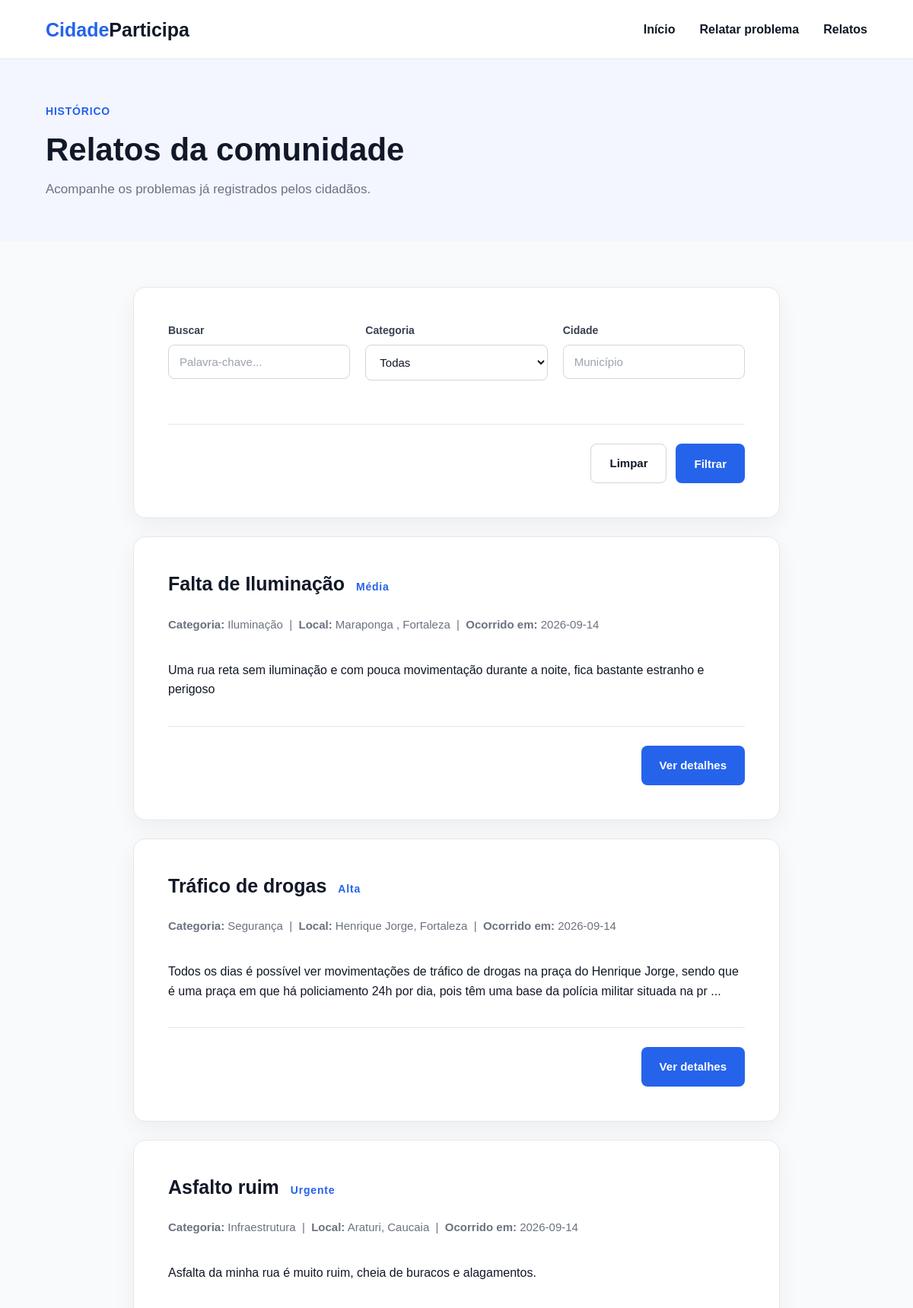
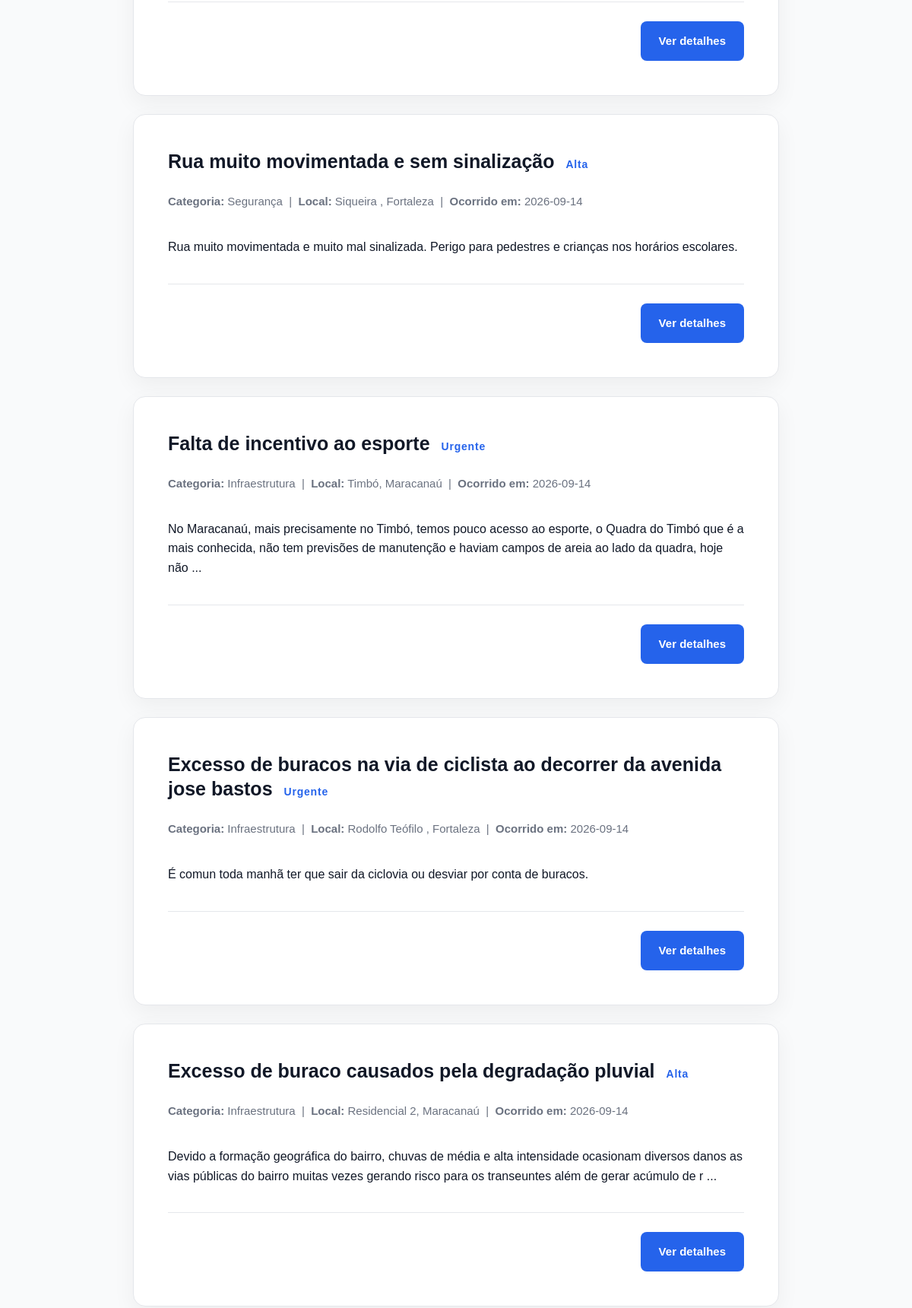
Page /relatos (upper part) on the committed database (2 pictures, top to bottom).
### tables this page shows
CREATE TABLE relatos (
            id INTEGER PRIMARY KEY AUTOINCREMENT,
            titulo TEXT NOT NULL,
            categoria TEXT NOT NULL,
            prioridade TEXT NOT NULL,
            descricao TEXT NOT NULL,
            bairro TEXT NOT NULL,
            cidade TEXT NOT NULL,
            endereco TEXT,
            data TEXT NOT NULL,
            criado_em TEXT NOT NULL
        , email TEXT);

### main.py (the view)
@app.route("/relatos")
def relatos():
    db = get_db()
    categoria = request.args.get("categoria", "")
    cidade = request.args.get("cidade", "")
    busca = request.args.get("busca", "")
    query = "SELECT * FROM relatos WHERE 1=1"
    params = []
    if categoria:
        query += " AND categoria = ?"
        params.append(categoria)
    if cidade:
        query += " AND cidade LIKE ?"
        params.append(f"%{cidade}%")
    if busca:
        query += " AND (titulo LIKE ? OR descricao LIKE ?)"
        params.extend([f"%{busca}%", f"%{busca}%"])
    query += " ORDER BY id DESC"  # mais recentes primeiro
    relatos = db.execute(query, params).fetchall()
    categorias = db.execute(
        "SELECT DISTINCT categoria FROM relatos ORDER BY categoria"
    ).fetchall()
    return render_template(
        "relatos.html",
        relatos=relatos,
        categorias=categorias,
        categoria=categoria,
        cidade=cidade,
        busca=busca
    )

### main.py (called while the page is built)
def get_db():
    if "db" not in g:
        g.db = sqlite3.connect(DATABASE)
        g.db.row_factory = sqlite3.Row  # permite acessar colunas pelo nome
    return g.db

### templates/relatos.html (shortened to what this page needs)
{% extends "base.html" %}
{% block content %}
<section class="page-header">
    <div class="page-header-container">
        <span class="tag">
            HISTÓRICO
        </span>
        <h1>
            Relatos da comunidade
        </h1>
        <p>
            Acompanhe os problemas já registrados pelos cidadãos.
        </p>
    </div>
</section>
<section class="form-section">
    <div class="form-container">
        <form method="get" action="{{ url_for('relatos') }}" class="form-card" style="margin-bottom: 24px;">
            <div class="form-row">
                <div class="form-group">
                    <label for="busca">Buscar</label>
                    <input type="text" id="busca" name="busca"
                           placeholder="Palavra-chave..."
                           value="{{ busca }}">
                </div>
                <div class="form-group">
                    <label for="categoria">Categoria</label>
                    <select id="categoria" name="categoria">
                        <option value="">Todas</option>
                    </select>
                </div>
                <div class="form-group">
                    <label for="cidade">Cidade</label>
                    <input type="text" id="cidade" name="cidade"
                           placeholder="Município"
                           value="{{ cidade }}">
                </div>
            </div>
            <div class="form-actions">
                <a href="{{ url_for('relatos') }}" class="btn btn-secondary">Limpar</a>
                <button type="submit" class="btn btn-primary">Filtrar</button>
            </div>
        </form>
        {% if relatos %}
            {% for r in relatos %}
            <div class="form-card" style="margin-bottom: 24px;">
                <div class="form-header">
                    <h2>
                        {{ r.titulo }}
                        <span class="tag" style="margin-left: 8px;">
                            {{ r.prioridade }}
                        </span>
                    </h2>
                    <p>
                        <strong>Categoria:</strong> {{ r.categoria }}
                        &nbsp;|&nbsp;
                        <strong>Local:</strong> {{ r.bairro }}, {{ r.cidade }}
                        &nbsp;|&nbsp;
                        <strong>Ocorrido em:</strong> {{ r.data }}
                    </p>
                </div>
                <p>
                    {{ r.descricao[:200] }}
                    {% if r.descricao|length > 200 %}...{% endif %}
                </p>
                <div class="form-actions" style="justify-content: flex-end;">
                    <a href="{{ url_for('detalhe_relato', relato_id=r.id) }}"
                       class="btn btn-primary">
                        Ver detalhes
                    </a>
                </div>
            </div>
            {% endfor %}
        {% endif %}
    </div>
</section>
{% endblock %}

### static/style.css (style rules this page uses)
* { margin: 0; padding: 0; box-sizing: border-box; }
html { scroll-behavior: smooth; }
body { font-family: Arial, Helvetica, sans-serif; color: #111827; background: #ffffff; line-height: 1.6; }
a { text-decoration: none; color: inherit; }
button, input, select, textarea { font-family: inherit; }
.tag { display: inline-block; margin-bottom: 20px; font-size: 14px; font-weight: 700; letter-spacing: 0.8px; color: #2563eb; }
.btn { display: inline-flex; align-items: center; justify-content: center; height: 52px; padding: 0 24px; border-radius: 8px; border: none; cursor: pointer; font-size: 15px; font-weight: 700; transition: all 0.2s ease; }
.btn-primary { background: #2563eb; color: #ffffff; }
.btn-secondary { background: #ffffff; color: #111827; border: 1px solid #d1d5db; }
.page-header { background: #f3f6ff; padding: 55px 0; }
.page-header-container { width: 1200px; max-width: 90%; margin: 0 auto; }
.page-header .tag { margin-bottom: 15px; }
.page-header h1 { font-size: 42px; line-height: 1.2; margin-bottom: 12px; color: #111827; }
.page-header p { max-width: 700px; font-size: 17px; line-height: 1.6; color: #6b7280; }
.form-section { background: #f9fafb; padding: 60px 0 80px; }
.form-container { width: 850px; max-width: 90%; margin: 0 auto; }
.form-card { background: #ffffff; padding: 45px; border: 1px solid #e5e7eb; border-radius: 16px; box-shadow: 0 10px 30px rgba(0, 0, 0, 0.05); }
.form-header { margin-bottom: 35px; }
.form-header h2 { font-size: 25px; line-height: 1.3; margin-bottom: 8px; color: #111827; }
.form-header p { font-size: 15px; color: #6b7280; }
.form-group { display: flex; flex-direction: column; gap: 8px; margin-bottom: 22px; }
.form-group label { font-size: 14px; font-weight: 700; color: #374151; }
.form-group input, .form-group select, .form-group textarea { width: 100%; padding: 13px 14px; font-size: 15px; color: #111827; background: #ffffff; border: 1px solid #d1d5db; border-radius: 8px; outline: none; transition: border-color 0.2s ease, box-shadow 0.2s ease; }
.form-group input::placeholder, .form-group textarea::placeholder { color: #9ca3af; }
.form-row { display: flex; gap: 20px; }
.form-row .form-group { flex: 1; }
.form-actions { display: flex; justify-content: flex-end; align-items: center; gap: 12px; margin-top: 35px; padding-top: 25px; border-top: 1px solid #e5e7eb; }

### rows in the picture
relatos: titulo "Falta de Iluminação", prioridade "Média", categoria "Iluminação", bairro "Maraponga", cidade "Fortaleza", data "2026-09-14", descricao "Uma rua reta sem iluminação e com pouca movimentação durante a noite, fica bastante estranho e perigoso"
relatos: titulo "Tráfico de drogas", prioridade "Alta", categoria "Segurança", bairro "Henrique Jorge", cidade "Fortaleza", data "2026-09-14", descricao "Todos os dias é possível ver movimentações de tráfico de drogas na praça do Henrique Jorge, sendo que é uma praça em que há policiamento 24h por dia, pois têm uma base da polícia militar situada na pr"
relatos: titulo "Asfalto ruim", prioridade "Urgente", categoria "Infraestrutura", bairro "Araturi", cidade "Caucaia", data "2026-09-14", descricao "Asfalta da minha rua é muito ruim, cheia de buracos e alagamentos."
relatos: titulo "Rua muito movimentada e sem sinalização", prioridade "Alta", categoria "Segurança", bairro "Siqueira", cidade "Fortaleza", data "2026-09-14", descricao "Rua muito movimentada e muito mal sinalizada. Perigo para pedestres e crianças nos horários escolares."
relatos: titulo "Falta de incentivo ao esporte", prioridade "Urgente", categoria "Infraestrutura", bairro "Timbó", cidade "Maracanaú", data "2026-09-14", descricao "No Maracanaú, mais precisamente no Timbó, temos pouco acesso ao esporte, o Quadra do Timbó que é a mais conhecida, não tem previsões de manutenção e haviam campos de areia ao lado da quadra, hoje não"
relatos: titulo "Excesso de buracos na via de ciclista ao decorrer da avenida jose bastos", prioridade "Urgente", categoria "Infraestrutura", bairro "Rodolfo Teófilo", cidade "Fortaleza", data "2026-09-14", descricao "É comun toda manhã ter que sair da ciclovia ou desviar por conta de buracos."
relatos: titulo "Excesso de buraco causados pela degradação pluvial", prioridade "Alta", categoria "Infraestrutura", bairro "Residencial 2", cidade "Maracanaú", data "2026-09-14", descricao "Devido a formação geográfica do bairro, chuvas de média e alta intensidade ocasionam diversos danos as vias públicas do bairro muitas vezes gerando risco para os transeuntes além de gerar acúmulo de r"
